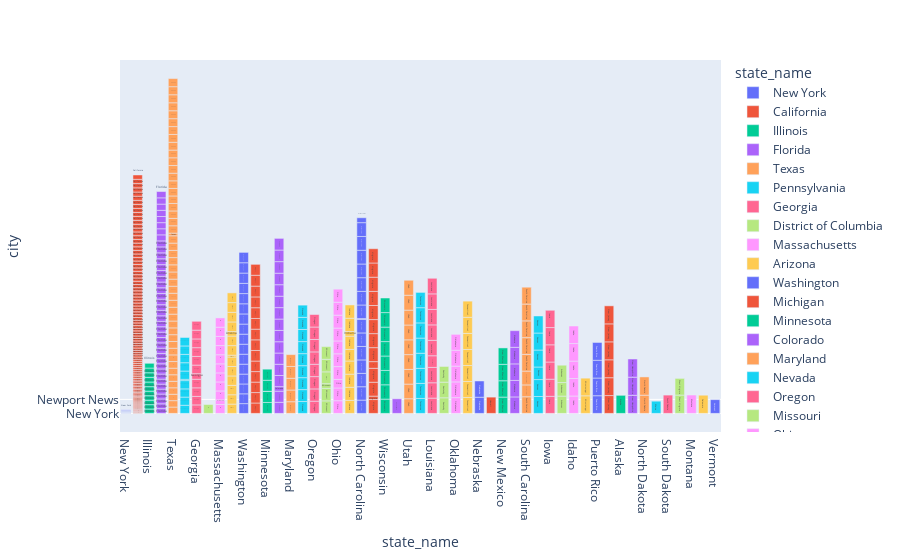

The code cell stored with this chart in its notebook:
### Code cell
df_us=pd.read_csv("MyDataset.csv")
fig=px.bar(df_us,x='state_name',y='city',text='state_name',color='state_name')

fig
